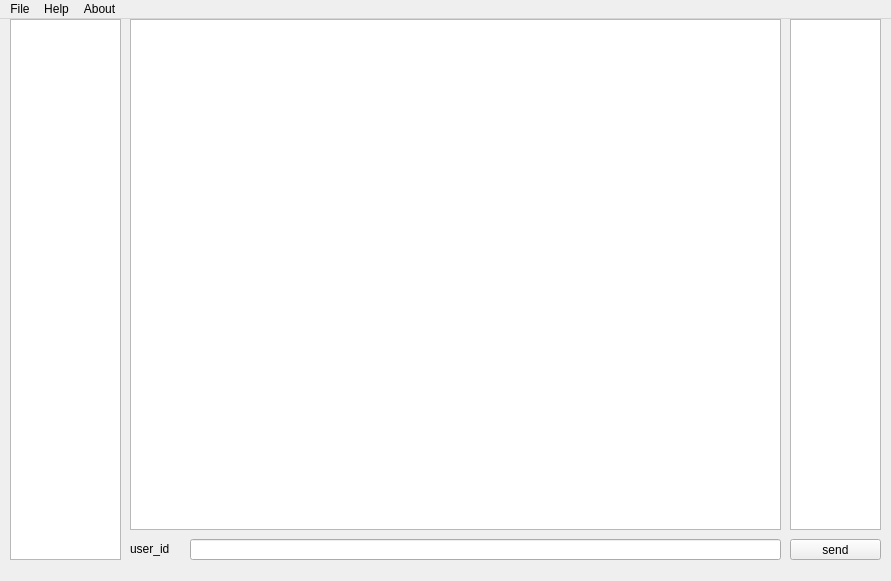
<?xml version="1.0" encoding="UTF-8"?>
<ui version="4.0">
 <class>MainWindow</class>
 <widget class="QMainWindow" name="MainWindow">
  <property name="geometry">
   <rect>
    <x>0</x>
    <y>0</y>
    <width>891</width>
    <height>581</height>
   </rect>
  </property>
  <property name="windowTitle">
   <string>MainWindow</string>
  </property>
  <widget class="QWidget" name="centralwidget">
   <widget class="QPlainTextEdit" name="message_edit">
    <property name="geometry">
     <rect>
      <x>130</x>
      <y>0</y>
      <width>651</width>
      <height>511</height>
     </rect>
    </property>
   </widget>
   <widget class="QLineEdit" name="main_user_input">
    <property name="geometry">
     <rect>
      <x>190</x>
      <y>520</y>
      <width>591</width>
      <height>21</height>
     </rect>
    </property>
   </widget>
   <widget class="QLabel" name="user_id">
    <property name="geometry">
     <rect>
      <x>130</x>
      <y>520</y>
      <width>51</width>
      <height>20</height>
     </rect>
    </property>
    <property name="text">
     <string>user_id</string>
    </property>
   </widget>
   <widget class="QPushButton" name="send_button">
    <property name="geometry">
     <rect>
      <x>790</x>
      <y>520</y>
      <width>91</width>
      <height>21</height>
     </rect>
    </property>
    <property name="text">
     <string>send</string>
    </property>
   </widget>
   <widget class="QPlainTextEdit" name="connected_users_edit">
    <property name="geometry">
     <rect>
      <x>790</x>
      <y>0</y>
      <width>91</width>
      <height>511</height>
     </rect>
    </property>
   </widget>
   <widget class="QPlainTextEdit" name="host_list_edit">
    <property name="geometry">
     <rect>
      <x>10</x>
      <y>0</y>
      <width>111</width>
      <height>541</height>
     </rect>
    </property>
   </widget>
  </widget>
  <widget class="QMenuBar" name="menubar">
   <property name="geometry">
    <rect>
     <x>0</x>
     <y>0</y>
     <width>891</width>
     <height>23</height>
    </rect>
   </property>
   <widget class="QMenu" name="menuFile">
    <property name="title">
     <string>File</string>
    </property>
    <addaction name="actionconnect"/>
   </widget>
   <widget class="QMenu" name="menuHelp">
    <property name="title">
     <string>Help</string>
    </property>
   </widget>
   <widget class="QMenu" name="menuAbout">
    <property name="title">
     <string>About</string>
    </property>
   </widget>
   <addaction name="menuFile"/>
   <addaction name="menuHelp"/>
   <addaction name="menuAbout"/>
  </widget>
  <action name="actionconnect">
   <property name="text">
    <string>connect</string>
   </property>
  </action>
 </widget>
 <resources/>
 <connections/>
</ui>
